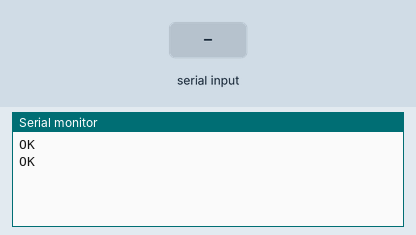
This sketch was run on a simulated Arduino Uno, built with avr-gcc and run on an emulated ATmega328P. Shown: the last lines printed to the serial monitor. Inputs (shaded band) come from the test bench. The modem accepts every AT command (registered, SIM ready, sends succeed) and sends nothing else.

Above: at 1.2 s.
1.3 s: "1" received over the second serial link
At 2.3 s:
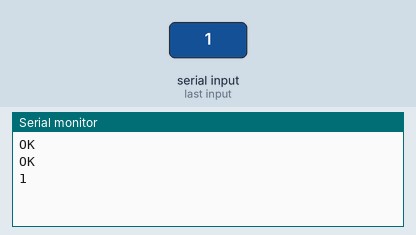
2.8 s: "0" received over the second serial link
At 3.4 s:
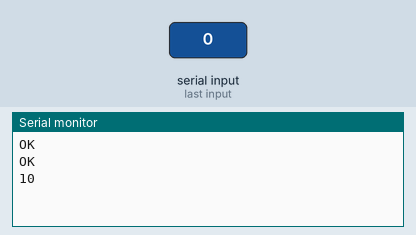

The sketch:

changeBaudrate.ino
```cpp
// Includes
#include <SoftwareSerial.h>

// Constants
const short GSM_BAUDRATE = 115200;
const short BAUDRATE = 9600;
const byte TX_PIN = 6;                                                // You need to change this to match your selected pins on your GSM shield
const byte RX_PIN = 7;
const char AT_COMMAND[] = "ATI\r";

// Global variables
SoftwareSerial gsmSerial(RX_PIN, TX_PIN);                              // RX, TX

void setup() {
  // open serial communications and wait for ports to open:
  Serial.begin(BAUDRATE);
  gsmSerial.begin(GSM_BAUDRATE);

  pinMode(RX_PIN, INPUT);
  pinMode(TX_PIN, OUTPUT);

  //permanently lower GSM shield baudrate to 9600 and test
  gsmSerial.write("AT+IPREX=9600\r\n");
  gsmSerial.begin(BAUDRATE);
  gsmSerial.println(AT_COMMAND);

}

void loop() {
  if (gsmSerial.available())
  {
    Serial.write(gsmSerial.read());
  }
  if (Serial.available())
  {
    gsmSerial.write(Serial.read());
  }
}

// If everyting worked you wil recieve output similar to the following:
//  ATI
//
//  Manufacturer: SIMCOM INCORPORATED
//  Model: SIMCOM_SIM5216E
//  Revision: SIM5216E_V1.5
//  IMEI: 359769032286210
//  +GCAP: +CGSM,+DS,+ES
//
//  OK
```

Measured:
- after the input at 1.3 s, the serial monitor: prints a new line at once (image 1)
- after the input at 2.8 s, the serial monitor: prints a new line at once (image 2)
